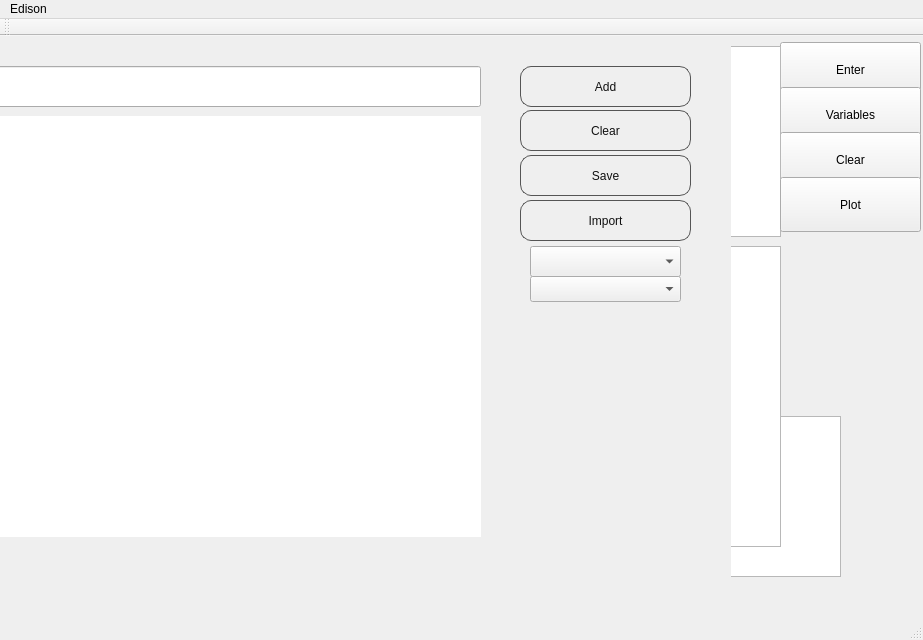
<?xml version="1.0" encoding="UTF-8"?>
<ui version="4.0">
 <class>MainWindow</class>
 <widget class="QMainWindow" name="MainWindow">
  <property name="geometry">
   <rect>
    <x>0</x>
    <y>0</y>
    <width>923</width>
    <height>640</height>
   </rect>
  </property>
  <property name="windowTitle">
   <string>MainWindow</string>
  </property>
  <widget class="QWidget" name="centralWidget">
   <widget class="QWidget" name="widget" native="true">
    <property name="geometry">
     <rect>
      <x>0</x>
      <y>0</y>
      <width>921</width>
      <height>581</height>
     </rect>
    </property>
    <widget class="QPushButton" name="enterbut">
     <property name="geometry">
      <rect>
       <x>780</x>
       <y>6</y>
       <width>141</width>
       <height>55</height>
      </rect>
     </property>
     <property name="text">
      <string>Enter</string>
     </property>
    </widget>
    <widget class="QPushButton" name="varbut">
     <property name="geometry">
      <rect>
       <x>780</x>
       <y>51</y>
       <width>141</width>
       <height>55</height>
      </rect>
     </property>
     <property name="text">
      <string>Variables</string>
     </property>
    </widget>
    <widget class="QPushButton" name="clearbut">
     <property name="geometry">
      <rect>
       <x>780</x>
       <y>96</y>
       <width>141</width>
       <height>55</height>
      </rect>
     </property>
     <property name="text">
      <string>Clear</string>
     </property>
    </widget>
    <widget class="QTextEdit" name="inptxt">
     <property name="geometry">
      <rect>
       <x>10</x>
       <y>10</y>
       <width>771</width>
       <height>191</height>
      </rect>
     </property>
    </widget>
    <widget class="QTextBrowser" name="restxt">
     <property name="geometry">
      <rect>
       <x>450</x>
       <y>380</y>
       <width>391</width>
       <height>161</height>
      </rect>
     </property>
     <property name="readOnly">
      <bool>true</bool>
     </property>
     <property name="html">
      <string>&lt;!DOCTYPE HTML PUBLIC &quot;-//W3C//DTD HTML 4.0//EN&quot; &quot;http://www.w3.org/TR/REC-html40/strict.dtd&quot;&gt;
&lt;html&gt;&lt;head&gt;&lt;meta name=&quot;qrichtext&quot; content=&quot;1&quot; /&gt;&lt;style type=&quot;text/css&quot;&gt;
p, li { white-space: pre-wrap; }
&lt;/style&gt;&lt;/head&gt;&lt;body style=&quot; font-family:'.SF NS Text'; font-size:13pt; font-weight:400; font-style:normal;&quot;&gt;
&lt;p style=&quot;-qt-paragraph-type:empty; margin-top:0px; margin-bottom:0px; margin-left:0px; margin-right:0px; -qt-block-indent:0; text-indent:0px;&quot;&gt;&lt;br /&gt;&lt;/p&gt;&lt;/body&gt;&lt;/html&gt;</string>
     </property>
    </widget>
    <widget class="QGraphicsView" name="graphicsView">
     <property name="geometry">
      <rect>
       <x>10</x>
       <y>210</y>
       <width>771</width>
       <height>301</height>
      </rect>
     </property>
    </widget>
    <widget class="QPushButton" name="plotbut">
     <property name="geometry">
      <rect>
       <x>780</x>
       <y>141</y>
       <width>141</width>
       <height>55</height>
      </rect>
     </property>
     <property name="text">
      <string>Plot</string>
     </property>
    </widget>
    <widget class="QWidget" name="plotWidget" native="true">
     <property name="geometry">
      <rect>
       <x>-150</x>
       <y>10</y>
       <width>881</width>
       <height>611</height>
      </rect>
     </property>
     <property name="autoFillBackground">
      <bool>true</bool>
     </property>
     <widget class="QLineEdit" name="inpLine">
      <property name="geometry">
       <rect>
        <x>50</x>
        <y>20</y>
        <width>581</width>
        <height>41</height>
       </rect>
      </property>
     </widget>
     <widget class="QLabel" name="label">
      <property name="geometry">
       <rect>
        <x>0</x>
        <y>20</y>
        <width>51</width>
        <height>31</height>
       </rect>
      </property>
      <property name="text">
       <string>&lt;html&gt;&lt;head/&gt;&lt;body&gt;&lt;p align=&quot;center&quot;&gt;&lt;span style=&quot; font-weight:600;&quot;/&gt;&lt;span style=&quot; font-size:18pt; font-weight:600;&quot;&gt;Y  =&lt;/span&gt;&lt;/p&gt;&lt;/body&gt;&lt;/html&gt;</string>
      </property>
      <property name="textFormat">
       <enum>Qt::RichText</enum>
      </property>
     </widget>
     <widget class="QPushButton" name="addPlotButton">
      <property name="geometry">
       <rect>
        <x>670</x>
        <y>20</y>
        <width>171</width>
        <height>41</height>
       </rect>
      </property>
      <property name="autoFillBackground">
       <bool>false</bool>
      </property>
      <property name="styleSheet">
       <string notr="true">color: #111;
border: 1px solid #555;
border-radius: 11px;
padding: 5px;
background: qradialgradient(cx: 0.3, cy: -0.4,
fx: 0.3, fy: -0.4,
radius: 1.35, stop: 0 #fff, stop: 1 #aaa);
min-width: 80px;</string>
      </property>
      <property name="text">
       <string>Add</string>
      </property>
      <property name="checkable">
       <bool>false</bool>
      </property>
      <property name="autoDefault">
       <bool>false</bool>
      </property>
      <property name="default">
       <bool>false</bool>
      </property>
      <property name="flat">
       <bool>false</bool>
      </property>
     </widget>
     <widget class="QPushButton" name="clearPlotButton">
      <property name="geometry">
       <rect>
        <x>670</x>
        <y>64</y>
        <width>171</width>
        <height>41</height>
       </rect>
      </property>
      <property name="styleSheet">
       <string notr="true">color: #111;
border: 1px solid #555;
border-radius: 11px;
padding: 5px;
background: qradialgradient(cx: 0.3, cy: -0.4,
fx: 0.3, fy: -0.4,
radius: 1.35, stop: 0 #fff, stop: 1 #aaa);
min-width: 80px;</string>
      </property>
      <property name="text">
       <string>Clear</string>
      </property>
     </widget>
     <widget class="QCustomPlot" name="resPlot" native="true">
      <property name="geometry">
       <rect>
        <x>10</x>
        <y>70</y>
        <width>621</width>
        <height>421</height>
       </rect>
      </property>
      <property name="styleSheet">
       <string notr="true">background-color: rgb(255, 255, 255);</string>
      </property>
     </widget>
     <widget class="QComboBox" name="lineTypeBox">
      <property name="geometry">
       <rect>
        <x>680</x>
        <y>230</y>
        <width>151</width>
        <height>26</height>
       </rect>
      </property>
     </widget>
     <widget class="QPushButton" name="savePlotButton">
      <property name="geometry">
       <rect>
        <x>670</x>
        <y>109</y>
        <width>171</width>
        <height>41</height>
       </rect>
      </property>
      <property name="styleSheet">
       <string notr="true">color: #111;
border: 1px solid #555;
border-radius: 11px;
padding: 5px;
background: qradialgradient(cx: 0.3, cy: -0.4,
fx: 0.3, fy: -0.4,
radius: 1.35, stop: 0 #fff, stop: 1 #aaa);
min-width: 80px;</string>
      </property>
      <property name="text">
       <string>Save</string>
      </property>
     </widget>
     <widget class="QPushButton" name="importPlotButton">
      <property name="geometry">
       <rect>
        <x>670</x>
        <y>154</y>
        <width>171</width>
        <height>41</height>
       </rect>
      </property>
      <property name="styleSheet">
       <string notr="true">color: #111;
border: 1px solid #555;
border-radius: 11px;
padding: 5px;
background: qradialgradient(cx: 0.3, cy: -0.4,
fx: 0.3, fy: -0.4,
radius: 1.35, stop: 0 #fff, stop: 1 #aaa);
min-width: 80px;</string>
      </property>
      <property name="text">
       <string>Import</string>
      </property>
     </widget>
     <widget class="QComboBox" name="plotTypeBox">
      <property name="geometry">
       <rect>
        <x>680</x>
        <y>200</y>
        <width>151</width>
        <height>31</height>
       </rect>
      </property>
     </widget>
     <widget class="ColorPicker" name="colorPlotPalette" native="true">
      <property name="geometry">
       <rect>
        <x>640</x>
        <y>270</y>
        <width>231</width>
        <height>221</height>
       </rect>
      </property>
      <property name="autoFillBackground">
       <bool>false</bool>
      </property>
     </widget>
    </widget>
   </widget>
  </widget>
  <widget class="QMenuBar" name="menuBar">
   <property name="geometry">
    <rect>
     <x>0</x>
     <y>0</y>
     <width>923</width>
     <height>22</height>
    </rect>
   </property>
   <widget class="QMenu" name="menuEdison">
    <property name="title">
     <string>Edison</string>
    </property>
   </widget>
   <addaction name="menuEdison"/>
  </widget>
  <widget class="QToolBar" name="mainToolBar">
   <attribute name="toolBarArea">
    <enum>TopToolBarArea</enum>
   </attribute>
   <attribute name="toolBarBreak">
    <bool>false</bool>
   </attribute>
  </widget>
  <widget class="QStatusBar" name="statusBar"/>
 </widget>
 <layoutdefault spacing="6" margin="11"/>
 <customwidgets>
  <customwidget>
   <class>QCustomPlot</class>
   <extends>QWidget</extends>
   <header>qcustomplot.h</header>
   <container>1</container>
  </customwidget>
  <customwidget>
   <class>ColorPicker</class>
   <extends>QWidget</extends>
   <header>colorpicker.h</header>
   <container>1</container>
  </customwidget>
 </customwidgets>
 <resources/>
 <connections/>
</ui>
